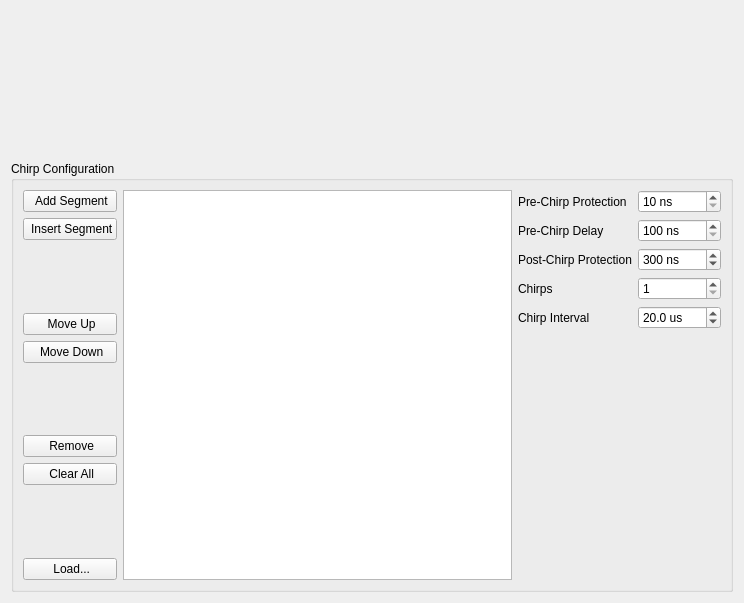
<?xml version="1.0" encoding="UTF-8"?>
<ui version="4.0">
 <class>ChirpConfigWidget</class>
 <widget class="QWidget" name="ChirpConfigWidget">
  <property name="geometry">
   <rect>
    <x>0</x>
    <y>0</y>
    <width>744</width>
    <height>603</height>
   </rect>
  </property>
  <property name="windowTitle">
   <string>Form</string>
  </property>
  <layout class="QVBoxLayout" name="verticalLayout" stretch="1,3">
   <item>
    <widget class="ChirpConfigPlot" name="chirpPlot" native="true"/>
   </item>
   <item>
    <widget class="QGroupBox" name="chirpConfigurationBox">
     <property name="title">
      <string>Chirp Configuration</string>
     </property>
     <layout class="QHBoxLayout" name="horizontalLayout">
      <item>
       <layout class="QVBoxLayout" name="verticalLayout_2">
        <item>
         <widget class="QPushButton" name="addButton">
          <property name="text">
           <string> Add Segment</string>
          </property>
          <property name="icon">
           <iconset resource="resources.qrc">
            <normaloff>:/icons/add.png</normaloff>:/icons/add.png</iconset>
          </property>
          <property name="iconSize">
           <size>
            <width>20</width>
            <height>20</height>
           </size>
          </property>
         </widget>
        </item>
        <item>
         <widget class="QPushButton" name="insertButton">
          <property name="text">
           <string> Insert Segment</string>
          </property>
          <property name="icon">
           <iconset resource="resources.qrc">
            <normaloff>:/icons/go-last.png</normaloff>:/icons/go-last.png</iconset>
          </property>
          <property name="iconSize">
           <size>
            <width>20</width>
            <height>20</height>
           </size>
          </property>
         </widget>
        </item>
        <item>
         <spacer name="verticalSpacer">
          <property name="orientation">
           <enum>Qt::Vertical</enum>
          </property>
          <property name="sizeHint" stdset="0">
           <size>
            <width>20</width>
            <height>40</height>
           </size>
          </property>
         </spacer>
        </item>
        <item>
         <widget class="QPushButton" name="moveUpButton">
          <property name="text">
           <string> Move Up</string>
          </property>
          <property name="icon">
           <iconset resource="resources.qrc">
            <normaloff>:/icons/arrow-up.png</normaloff>:/icons/arrow-up.png</iconset>
          </property>
          <property name="iconSize">
           <size>
            <width>20</width>
            <height>20</height>
           </size>
          </property>
         </widget>
        </item>
        <item>
         <widget class="QPushButton" name="moveDownButton">
          <property name="text">
           <string> Move Down</string>
          </property>
          <property name="icon">
           <iconset resource="resources.qrc">
            <normaloff>:/icons/arrow-down.png</normaloff>:/icons/arrow-down.png</iconset>
          </property>
          <property name="iconSize">
           <size>
            <width>20</width>
            <height>20</height>
           </size>
          </property>
         </widget>
        </item>
        <item>
         <spacer name="verticalSpacer_2">
          <property name="orientation">
           <enum>Qt::Vertical</enum>
          </property>
          <property name="sizeHint" stdset="0">
           <size>
            <width>20</width>
            <height>40</height>
           </size>
          </property>
         </spacer>
        </item>
        <item>
         <widget class="QPushButton" name="removeButton">
          <property name="text">
           <string> Remove</string>
          </property>
          <property name="icon">
           <iconset resource="resources.qrc">
            <normaloff>:/icons/remove.png</normaloff>:/icons/remove.png</iconset>
          </property>
          <property name="iconSize">
           <size>
            <width>20</width>
            <height>20</height>
           </size>
          </property>
         </widget>
        </item>
        <item>
         <widget class="QPushButton" name="clearButton">
          <property name="text">
           <string> Clear All</string>
          </property>
          <property name="icon">
           <iconset resource="resources.qrc">
            <normaloff>:/icons/clear.png</normaloff>:/icons/clear.png</iconset>
          </property>
          <property name="iconSize">
           <size>
            <width>20</width>
            <height>20</height>
           </size>
          </property>
         </widget>
        </item>
        <item>
         <spacer name="verticalSpacer_3">
          <property name="orientation">
           <enum>Qt::Vertical</enum>
          </property>
          <property name="sizeHint" stdset="0">
           <size>
            <width>20</width>
            <height>40</height>
           </size>
          </property>
         </spacer>
        </item>
        <item>
         <widget class="QPushButton" name="loadButton">
          <property name="text">
           <string> Load...</string>
          </property>
          <property name="icon">
           <iconset resource="resources.qrc">
            <normaloff>:/icons/open.png</normaloff>:/icons/open.png</iconset>
          </property>
          <property name="iconSize">
           <size>
            <width>20</width>
            <height>20</height>
           </size>
          </property>
         </widget>
        </item>
       </layout>
      </item>
      <item>
       <widget class="QTableView" name="chirpTable">
        <property name="minimumSize">
         <size>
          <width>350</width>
          <height>0</height>
         </size>
        </property>
        <property name="gridStyle">
         <enum>Qt::NoPen</enum>
        </property>
       </widget>
      </item>
      <item>
       <layout class="QFormLayout" name="formLayout">
        <property name="fieldGrowthPolicy">
         <enum>QFormLayout::AllNonFixedFieldsGrow</enum>
        </property>
        <item row="1" column="0">
         <widget class="QLabel" name="preChirpDelayLabel">
          <property name="text">
           <string>Pre-Chirp Delay</string>
          </property>
         </widget>
        </item>
        <item row="1" column="1">
         <widget class="QSpinBox" name="preChirpDelaySpinBox">
          <property name="toolTip">
           <string>After t0 pulse (which sends TWT enable and protection signals), how long to wait before starting chirp.</string>
          </property>
          <property name="keyboardTracking">
           <bool>false</bool>
          </property>
          <property name="suffix">
           <string> ns</string>
          </property>
          <property name="minimum">
           <number>100</number>
          </property>
          <property name="maximum">
           <number>1000000</number>
          </property>
          <property name="singleStep">
           <number>10</number>
          </property>
         </widget>
        </item>
        <item row="2" column="0">
         <widget class="QLabel" name="protectionDelayLabel">
          <property name="text">
           <string>Post-Chirp Protection</string>
          </property>
         </widget>
        </item>
        <item row="2" column="1">
         <widget class="QSpinBox" name="postChirpProtectionSpinBox">
          <property name="toolTip">
           <string>Following chirp, how long to wait before closing protection switch.</string>
          </property>
          <property name="keyboardTracking">
           <bool>false</bool>
          </property>
          <property name="suffix">
           <string> ns</string>
          </property>
          <property name="minimum">
           <number>100</number>
          </property>
          <property name="maximum">
           <number>100000</number>
          </property>
          <property name="singleStep">
           <number>10</number>
          </property>
          <property name="value">
           <number>300</number>
          </property>
         </widget>
        </item>
        <item row="3" column="0">
         <widget class="QLabel" name="chirpsLabel">
          <property name="text">
           <string>Chirps</string>
          </property>
         </widget>
        </item>
        <item row="3" column="1">
         <widget class="QSpinBox" name="chirpsSpinBox">
          <property name="toolTip">
           <string>Number of chirps in the AWG waveform.</string>
          </property>
          <property name="keyboardTracking">
           <bool>false</bool>
          </property>
          <property name="minimum">
           <number>1</number>
          </property>
          <property name="maximum">
           <number>50</number>
          </property>
         </widget>
        </item>
        <item row="4" column="0">
         <widget class="QLabel" name="chirpIntervalLabel">
          <property name="text">
           <string>Chirp Interval</string>
          </property>
         </widget>
        </item>
        <item row="4" column="1">
         <widget class="QDoubleSpinBox" name="chirpIntervalDoubleSpinBox">
          <property name="toolTip">
           <string>&lt;html&gt;&lt;head/&gt;&lt;body&gt;&lt;p&gt;Time from beginning of one chirp to the beginning of the next.&lt;/p&gt;&lt;p&gt;Minimum is pre-chirp delay + chirp duration + protection delay + FID time + 4 μs.&lt;/p&gt;&lt;p&gt;Setting the chirp interval below this value will cause problems, as the scope will miss chirps and become unsynschronized.&lt;/p&gt;&lt;/body&gt;&lt;/html&gt;</string>
          </property>
          <property name="keyboardTracking">
           <bool>false</bool>
          </property>
          <property name="suffix">
           <string> us</string>
          </property>
          <property name="decimals">
           <number>1</number>
          </property>
          <property name="minimum">
           <double>5.000000000000000</double>
          </property>
          <property name="singleStep">
           <double>1.000000000000000</double>
          </property>
          <property name="value">
           <double>20.000000000000000</double>
          </property>
         </widget>
        </item>
        <item row="0" column="0">
         <widget class="QLabel" name="preChirpProtectionLabel">
          <property name="text">
           <string>Pre-Chirp Protection</string>
          </property>
         </widget>
        </item>
        <item row="0" column="1">
         <widget class="QSpinBox" name="preChirpProtectionSpinBox">
          <property name="keyboardTracking">
           <bool>false</bool>
          </property>
          <property name="suffix">
           <string> ns</string>
          </property>
          <property name="minimum">
           <number>10</number>
          </property>
          <property name="maximum">
           <number>500</number>
          </property>
          <property name="singleStep">
           <number>10</number>
          </property>
         </widget>
        </item>
       </layout>
      </item>
     </layout>
    </widget>
   </item>
  </layout>
 </widget>
 <customwidgets>
  <customwidget>
   <class>ChirpConfigPlot</class>
   <extends>QWidget</extends>
   <header>chirpconfigplot.h</header>
   <container>1</container>
  </customwidget>
 </customwidgets>
 <resources>
  <include location="resources.qrc"/>
 </resources>
 <connections/>
</ui>
